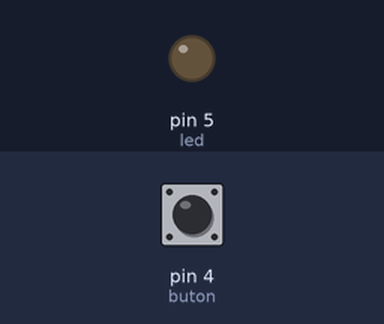
This sketch was run on a simulated Arduino Uno, built with avr-gcc and run on an emulated ATmega328P. On the bench: output pins drawn as LEDs (lit = HIGH). The test bench sets the inputs (shaded band); at power-on: pin 4 (buton) LOW.

Above: at 1.2 s.
1.3 s: pin 4 (buton) pulled HIGH for 0.15 s
At 1.37 s:
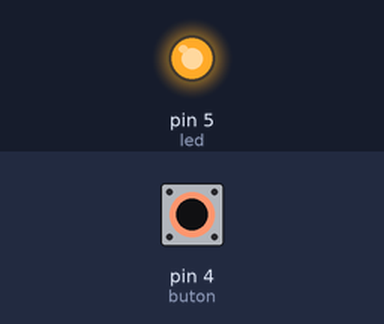
2.9 s: pin 4 (buton) pulled HIGH for 3.2 s
At 6.6 s:
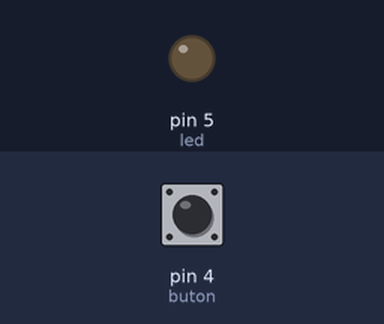
Timing chart, 0 to 8.1 s (numbered marks = the images above; inputs shaded):
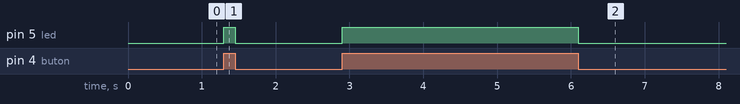

The sketch:

buton_led_kod.ino
```cpp
#define buton 4    //pin giriş tanımlamaları yapılır
#define led 5

int buton_degeri=0;  //buton durumunun değer ataması yapılır başta kapalı olarak kabul edilir

void setup() {
  pinMode(buton,INPUT);  //pinlerin özellikleri tanımlanır. Buton giriş verisi sağladığı için INPUT olur
  pinMode(led,OUTPUT);

}

void loop() {
  buton_degeri=digitalRead(buton);  //butonun pindeki durum değeri okunur
  if(buton_degeri==1){              //değere göre if döngüsü çalışır
    digitalWrite(led,HIGH);
  }
  else{
    digitalWrite(led,LOW);
  }

}
```

Measured:
- after the input at 1.3 s, pin 5 (led): LOW → HIGH at once, → LOW 0.15 s later
- after the input at 2.9 s, pin 5 (led): LOW → HIGH at once, → LOW 3.2 s later
